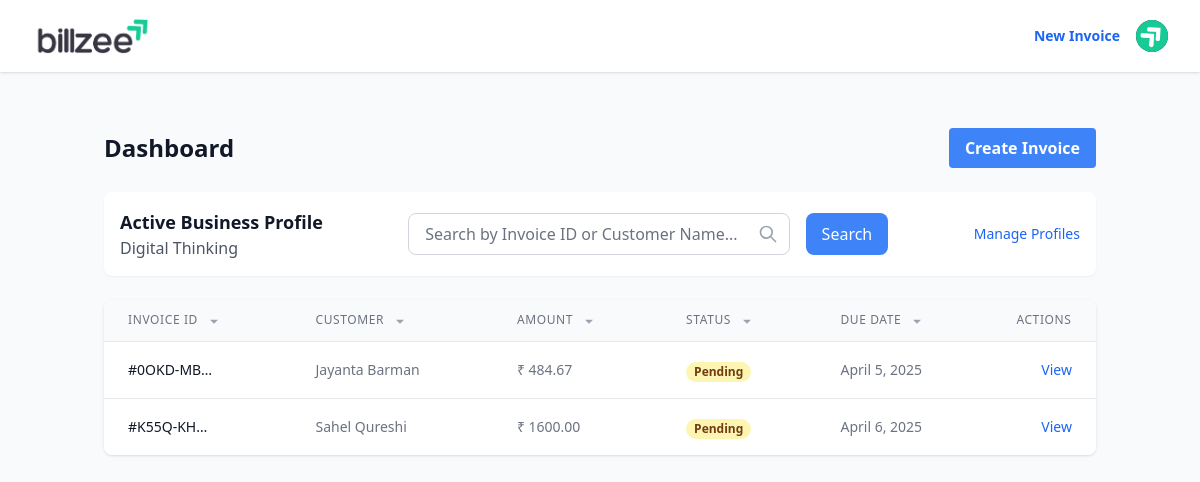
Page / (signed in) on the earlier database version.
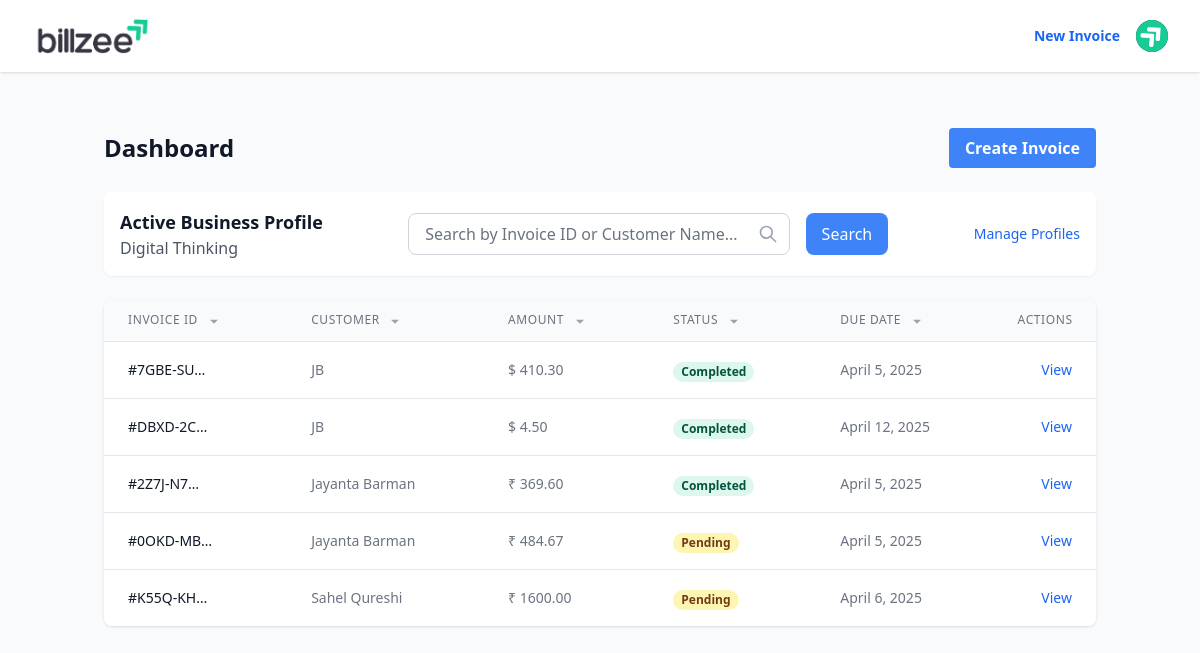
Same page on the later database version.
### invoices/models.py (models this page shows, shortened)
class Invoice(models.Model):
    STATUS_CHOICES = [
        ('pending', 'Pending'),
        ('completed', 'Completed'),
        ('canceled', 'Canceled'),
    ]
    CURRENCY_CHOICES = [
        ('USD', 'USD'),
        ('INR', 'INR'),
        ('EUR', 'EUR'),
        ('GBP', 'GBP'),
        ('JPY', 'JPY'),
        ('AUD', 'AUD'),
        ('CAD', 'CAD'),
    ]
    invoice_id = models.CharField(max_length=19, editable=False, unique=True)
    user = models.ForeignKey(settings.AUTH_USER_MODEL, on_delete=models.CASCADE)
    profile = models.ForeignKey(Profile, on_delete=models.PROTECT, related_name='invoices', null=True, blank=True)
    customer_name = models.CharField(max_length=100)
    customer_email = models.EmailField()
    customer_contact = models.CharField(max_length=10, help_text="Numeric contact number (max 10 digits)", default="0000000000")
    customer_address = models.CharField(max_length=200, default="")
    customer_country = models.CharField(max_length=50, blank=True)
    customer_zip = models.CharField(max_length=7, blank=True, help_text="Postal/Zip code")
    customer_state = models.CharField(max_length=50, blank=True)
    customer_city = models.CharField(max_length=50, blank=True)
    billing_date = models.DateField(default=timezone.now)
    due_date = models.DateField()
    status = models.CharField(max_length=20, choices=STATUS_CHOICES, default='pending')
    notes = models.TextField(blank=True)
    created_at = models.DateTimeField(auto_now_add=True)
    updated_at = models.DateTimeField(auto_now=True)
    currency = models.CharField(max_length=3, choices=CURRENCY_CHOICES, default='USD')
    subtotal_amount = models.DecimalField(max_digits=10, decimal_places=2, default=0)
    gst_rate = models.DecimalField(max_digits=5, decimal_places=2, default=0)
    total_amount = models.DecimalField(max_digits=10, decimal_places=2, default=0)
    is_sent = models.BooleanField(default=False, help_text='Indicates if the invoice has been sent to the customer')

### invoices/views.py (the view)
# urls.py: path('', login_required(dashboard), name='home'),
@login_required
def dashboard(request):
    active_profile = Profile.objects.filter(user=request.user, is_active=True).first()
    if active_profile:
        invoices = Invoice.objects.filter(profile=active_profile)
        search_query = request.GET.get('search', '')
        if search_query:
            invoices = invoices.filter(
                Q(invoice_id__icontains=search_query) |
                Q(customer_name__icontains=search_query)
            )
        allowed_sort_fields = ['invoice_id', 'customer_name', 'total_amount', 'status', 'due_date']
        sort_by = request.GET.get('sort_by')
        order = request.GET.get('order', 'asc')
        if sort_by in allowed_sort_fields:
            ordering = sort_by if order == 'asc' else f"-{sort_by}"
        else:
            ordering = '-created_at'
        invoices = invoices.order_by(ordering)
    else:
        invoices = Invoice.objects.none()
    return render(request, 'invoices/dashboard.html', {
        'invoices': invoices,
        'active_profile': active_profile,
        'title': 'Dashboard'
    })

### templates/invoices/dashboard.html (shortened to what the changed rows need)
{% extends 'base.html' %}
{% load static %}
{% block content %}
<div class="container mx-auto px-4 py-8">
    <div class="flex justify-between items-center mb-6">
        <h1 class="text-2xl font-bold text-gray-900">Dashboard</h1>
    </div>
    {% if active_profile %}
    <div class="bg-white rounded-lg shadow-sm p-4 mb-6">
        <div class="flex items-center justify-between align-middle ">
            <div>
                <h2 class="text-lg font-semibold text-gray-900">Active Business Profile</h2>
            </div>
        </div>
    </div>
    {% endif %}
    <!-- {% if invoices %}
    <div class="mb-6 flex justify-end w-96">
        <form method="GET" action="{% url 'invoices:dashboard' %}" class="flex gap-4">
            <div class="flex-1">
                <div class="relative">
                    <input type="text"
                           name="search"
                           value="{{ request.GET.search }}"
                           placeholder="Search by Invoice ID or Customer Name..."
                           class="w-full px-4 py-2 border border-gray-300 rounded-lg focus:ring-blue-500 focus:border-blue-500">
                    <div class="absolute inset-y-0 right-0 flex items-center pr-3">
                        <svg class="h-5 w-5 text-gray-400" fill="none" stroke="currentColor" viewBox="0 0 24 24">
                            <path stroke-linecap="round" stroke-linejoin="round" stroke-width="2" d="M21 21l-6-6m2-5a7 7 0 11-14 0 7 7 0 0114 0z"/>
                        </svg>
                    </div>
                </div>
            </div>
            <button type="submit" class="px-4 py-2 bg-blue-500 text-white rounded-lg hover:bg-blue-600 focus:outline-none focus:ring-2 focus:ring-blue-500 focus:ring-offset-2">
                Search
            </button>
        </form>
    </div> -->
    <div class="bg-white rounded-lg shadow overflow-hidden">
        <table class="min-w-full divide-y divide-gray-200">
            <thead class="bg-gray-50">
                <tr>
                    <th scope="col" class="px-6 py-3 text-left text-xs font-medium text-gray-500 uppercase tracking-wider">
                        <a href="?sort_by=invoice_id&order={% if request.GET.sort_by == 'invoice_id' and request.GET.order == 'asc' %}desc{% else %}asc{% endif %}">
                            Invoice ID
                        </a>
                        <svg class="inline-block h-4 w-4 ml-1
                            {% if request.GET.sort_by == 'invoice_id' %}
                                {% if request.GET.order == 'asc' %}
                                    text-blue-500
                                {% else %}
                                    text-red-500
                                {% endif %}
                            {% else %}
                                text-gray-400
                            {% endif %}" viewBox="0 0 24 24" fill="currentColor">
                            <path d="{% if request.GET.sort_by == 'invoice_id' and request.GET.order == 'asc' %}M12 8l6 6H6z{% else %}M12 16l-6-6h12z{% endif %}"/>
                        </svg>
                    </th>
                    <th scope="col" class="px-6 py-3 text-left text-xs font-medium text-gray-500 uppercase tracking-wider">
                        <a href="?sort_by=customer_name&order={% if request.GET.sort_by == 'customer_name' and request.GET.order == 'asc' %}desc{% else %}asc{% endif %}">
                            Customer
                        </a>
                        <svg class="inline-block h-4 w-4 ml-1
                            {% if request.GET.sort_by == 'customer_name' %}
                                {% if request.GET.order == 'asc' %}
                                    text-blue-500
                                {% else %}
                                    text-red-500
                                {% endif %}
                            {% else %}
                                text-gray-400
                            {% endif %}" viewBox="0 0 24 24" fill="currentColor">
                            <path d="{% if request.GET.sort_by == 'customer_name' and request.GET.order == 'asc' %}M12 8l6 6H6z{% else %}M12 16l-6-6h12z{% endif %}"/>
                        </svg>
                    </th>
                    <th scope="col" class="px-6 py-3 text-left text-xs font-medium text-gray-500 uppercase tracking-wider">
                        <a href="?sort_by=total_amount&order={% if request.GET.sort_by == 'total_amount' and request.GET.order == 'asc' %}desc{% else %}asc{% endif %}">
                            Amount
                        </a>
                        <svg class="inline-block h-4 w-4 ml-1
                            {% if request.GET.sort_by == 'total_amount' %}
                                {% if request.GET.order == 'asc' %}
                                    text-blue-500
                                {% else %}
                                    text-red-500
                                {% endif %}
                            {% else %}
                                text-gray-400
                            {% endif %}" viewBox="0 0 24 24" fill="currentColor">
                            <path d="{% if request.GET.sort_by == 'total_amount' and request.GET.order == 'asc' %}M12 8l6 6H6z{% else %}M12 16l-6-6h12z{% endif %}"/>
                        </svg>
                    </th>
                    <th scope="col" class="px-6 py-3 text-left text-xs font-medium text-gray-500 uppercase tracking-wider">
                        <a href="?{% if request.GET.search %}search={{ request.GET.search|urlencode }}&{% endif %}sort_by=status&order={% if request.GET.sort_by == 'status' and request.GET.order == 'asc' %}desc{% else %}asc{% endif %}">
                            Status
                        </a>
                        <svg class="inline-block h-4 w-4 ml-1
                            {% if request.GET.sort_by == 'status' %}
                                {% if request.GET.order == 'asc' %}
                                    text-blue-500
                                {% else %}
                                    text-red-500
                                {% endif %}
                            {% else %}
                                text-gray-400
                            {% endif %}" viewBox="0 0 24 24" fill="currentColor">
                            <path d="{% if request.GET.sort_by == 'status' and request.GET.order == 'asc' %}M12 8l6 6H6z{% else %}M12 16l-6-6h12z{% endif %}"/>
                        </svg>
                    </th>
                    <th scope="col" class="px-6 py-3 text-left text-xs font-medium text-gray-500 uppercase tracking-wider">
                        <a href="?{% if request.GET.search %}search={{ request.GET.search|urlencode }}&{% endif %}sort_by=due_date&order={% if request.GET.sort_by == 'due_date' and request.GET.order == 'asc' %}desc{% else %}asc{% endif %}">
                            Due Date
                        </a>
                        <svg class="inline-block h-4 w-4 ml-1
                            {% if request.GET.sort_by == 'due_date' %}
                                {% if request.GET.order == 'asc' %}
                                    text-blue-500
                                {% else %}
                                    text-red-500
                                {% endif %}
                            {% else %}
                                text-gray-400
                            {% endif %}" viewBox="0 0 24 24" fill="currentColor">
                            <path d="{% if request.GET.sort_by == 'due_date' and request.GET.order == 'asc' %}M12 8l6 6H6z{% else %}M12 16l-6-6h12z{% endif %}"/>
                        </svg>
                    </th>
                    <th scope="col" class=" py-3 text-xs font-medium text-gray-500 uppercase tracking-wider">
                        <span class="">Actions</span>
                    </th>
                </tr>
            </thead>
            <tbody class="bg-white divide-y divide-gray-200">
                {% for invoice in invoices %}
                <tr>
                    <td class="px-6 py-4 whitespace-nowrap text-sm font-medium text-gray-900">
                        #{{ invoice.invoice_id|truncatechars:8 }}
                    </td>
                    <td class="px-6 py-4 whitespace-nowrap text-sm text-gray-500">
                        {{ invoice.customer_name }}
                    </td>
                    <td class="px-6 py-4 whitespace-nowrap text-sm text-gray-500">
                        <span id="currency-symbol">
                            {% if invoice.currency == 'INR' %}
                            ₹
                            {% elif invoice.currency == 'USD' %}
                            $
                            {% elif invoice.currency == 'EUR' %}
                            €
                            {% elif invoice.currency == 'GBP' %}
                            £
                            {% elif invoice.currency == 'JPY' %}
                            ¥
                            {% elif invoice.currency == 'AUD' %}
                            AU$
                            {% elif invoice.currency == 'CAD' %}
                            CA$
                            {% endif %}
                        </span> {{ invoice.total_amount }}
                    </td>
                    <td class="px-6 py-4 whitespace-nowrap">
                        <span class="px-2 inline-flex text-xs leading-5 font-semibold rounded-full
                            {% if invoice.status == 'completed' %}
                                bg-green-100 text-green-800
                            {% elif invoice.status == 'pending' %}
                                bg-yellow-100 text-yellow-800
                            {% else %}
                                bg-red-100 text-red-800
                            {% endif %}">
                            {{ invoice.status|title }}
                        </span>
                    </td>
                    <td class="px-6 py-4 whitespace-nowrap text-sm text-gray-500">
                        {{ invoice.due_date }}
                    </td>
                    <td class="px-6 py-4 whitespace-nowrap text-right text-sm font-medium">
                        <a href="{% url 'invoices:detail' invoice.pk %}" class="text-blue-600 hover:text-blue-900">View</a>
                    </td>
                </tr>
                {% endfor %}
            </tbody>
        </table>
    </div>
    {% endif %}
</div>
{% endblock %}

Differences in the rows shown:
added Invoice: invoice_id "7GBE-SU…", customer_name "JB", total_amount "410.30", status "Completed", due_date "April 5, 2025"
added Invoice: invoice_id "DBXD-2C…", customer_name "JB", total_amount "4.50", status "Completed", due_date "April 12, 2025"
added Invoice: invoice_id "2Z7J-N7…", customer_name "Jayanta Barman", total_amount "369.60", status "Completed", due_date "April 5, 2025"
